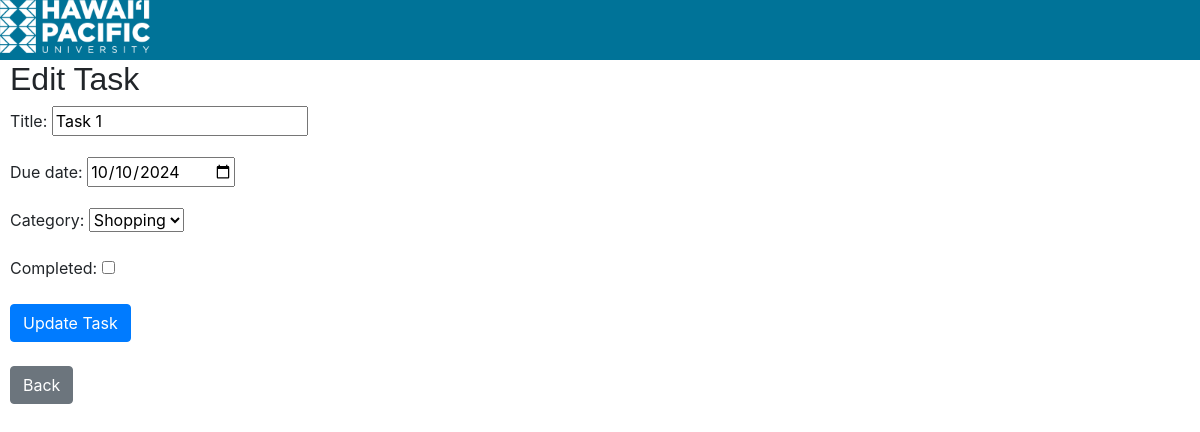
The page /edit/11/ on the database its author committed.
### tasks/models.py (models this page shows, shortened)
class Task(models.Model):
    CATEGORY_CHOICES = [
        ('work', 'Work'),
        ('personal', 'Personal'),
        ('shopping', 'Shopping'),
        ('other', 'Other'),
    ]
    title = models.CharField(max_length=200)
    due_date = models.DateField()
    category = models.CharField(max_length=50, choices=CATEGORY_CHOICES)
    completed = models.BooleanField(default=False)

### tasks/views.py (the view)
# urls.py: path('edit/<int:pk>/', views.edit_task, name='edit_task'),
def edit_task(request, pk):
    task = Task.objects.get(pk=pk)  # Get the task by primary key
    if request.method == 'POST':
        form = TaskForm(request.POST, instance=task)
        if form.is_valid():
            form.save()  # Update the existing task
            return redirect('task_list')  # Redirect to the task list
    else:
        form = TaskForm(instance=task)  # Pre-fill the form with the task's current data
    return render(request, 'tasks/edit_task.html', {'form': form})

### tasks/forms.py
class TaskForm(forms.ModelForm):
    class Meta:
        model = Task
        fields = ['title', 'due_date', 'category', 'completed']
        widgets = {
            'title': forms.TextInput(attrs={'placeholder': 'Task Title'}),
            'due_date': forms.DateInput(attrs={'type': 'date'}),
        }

### tasks/templates/tasks/edit_task.html (shortened to what this page needs)
{% extends 'tasks/base.html' %}
{% block content %}
    <h2>Edit Task</h2>
    <form method="post">
        {{ form.as_p }}
        <button type="submit" class="btn btn-primary">Update Task</button>
    </form>
    <br>
    <a href="{% url 'task_list' %}">
        <button type="submit" class="btn btn-secondary">Back</button>
    </a>
{% endblock %}

### tasks/static/tasks/css/style.css (style rules this page uses)
body { font-family: 'Roboto', sans-serif; }
h2, h3 { font-family: 'Georgia', sans-serif; font-weight: 500; }
button { font-family: 'Roboto Sans', sans-serif; }

### rows shown on the page
Task: title "Task 1", due_date "10/10/2024", category "Shopping"
